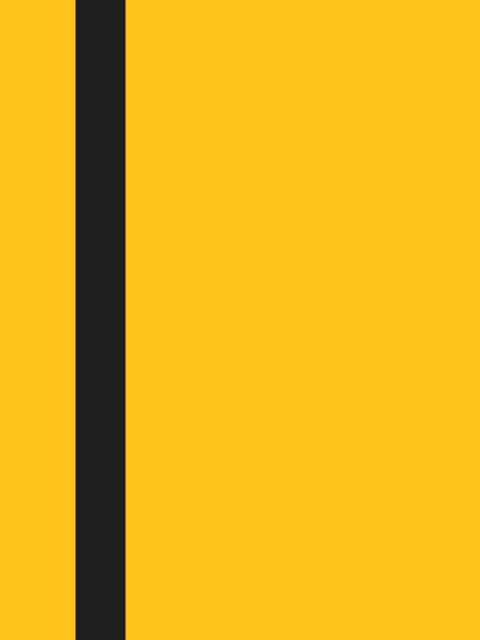
Frame 1 (no input)
Frame 2 (the mouse pressed at the canvas centre, redrawn once): identical to frame 1, image omitted

The Processing sketch that drew this single still picture (run headless with seeded random() and noise(); the mouse was pressed at the canvas centre and the sketch redrawn once):

// Processing sketch: kill_bill
// ── kill_bill.pde
// Manuale di Programmazione Cinematografica
// Daniele Olmisani, 2015

// Kill Bill

final color PAPER = color(255, 195, 25);
final color INK = color(30);

final int SIZE = 50;

void setup() {
  size(480, 640);
  noLoop();
}

void draw() {
  
  background(PAPER);
  
  stroke(INK);
  strokeWeight(SIZE);
  
  line(2*SIZE, 0, 2*SIZE, height);
  
  save("kill-bill.png");
}
